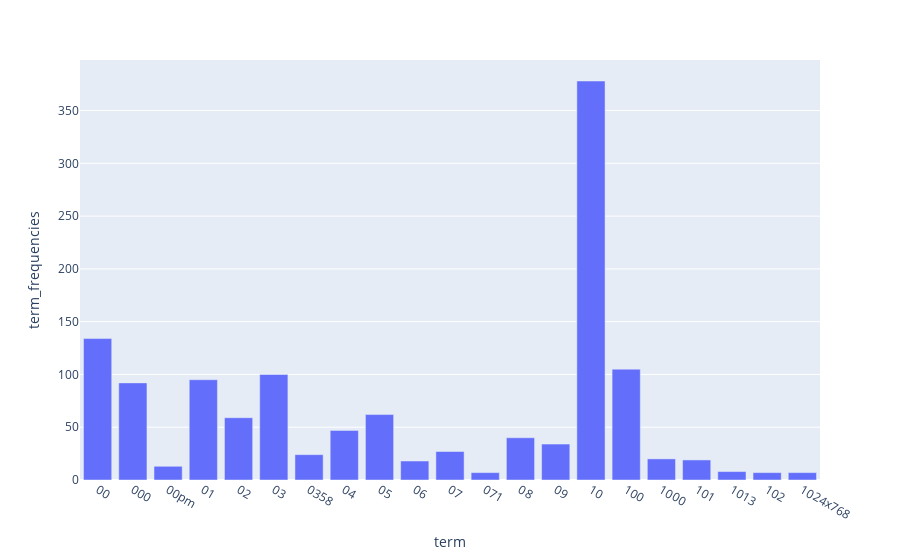

The cell this chart's notebook holds for it:
### Markdown cell above
### Exercise 14

### Code cell
# Answer here
df_14 = df[df['term_frequencies'] > 5]
fig = px.bar(df_14, x='term', y='term_frequencies')
fig.show()

### Figure 1 — Plotly figure (JSON) as saved in the notebook; plotly's stock layout.template omitted (floating-point values rounded to 4 significant figures)
{"data": [{"alignmentgroup": "True", "hovertemplate": "term=%{x}<br>term_frequencies=%{y}<extra></extra>", "legendgroup": "", "marker": {"color": "#636efa", "pattern": {"shape": ""}}, "name": "", "offsetgroup": "", "orientation": "v", "showlegend": false, "textposition": "auto", "type": "bar", "x": ["00", "000", "00pm", "01", "02", "03", "0358", "04", "05", "06", "07", "071", "08", "09", "10", "100", "1000", "101", "1013", "102", "1024x768"], "xaxis": "x", "y": [134, 92, 13, 95, 59, 100, 24, 47, 62, 18, 27, 7, 40, 34, 378, 105, 20, 19, 8, 7, 7], "yaxis": "y"}], "layout": {"barmode": "relative", "legend": {"tracegroupgap": 0}, "margin": {"t": 60}, "xaxis": {"anchor": "y", "domain": [0, 1], "title": {"text": "term"}}, "yaxis": {"anchor": "x", "domain": [0, 1], "title": {"text": "term_frequencies"}}}}
